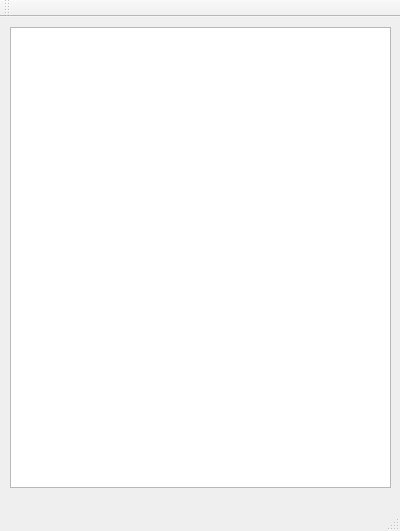
<?xml version="1.0" encoding="UTF-8"?>
<ui version="4.0">
 <class>MainWindow</class>
 <widget class="QMainWindow" name="MainWindow">
  <property name="geometry">
   <rect>
    <x>0</x>
    <y>0</y>
    <width>400</width>
    <height>531</height>
   </rect>
  </property>
  <property name="windowTitle">
   <string>MainWindow</string>
  </property>
  <widget class="QWidget" name="centralWidget">
   <widget class="QTreeView" name="treeView">
    <property name="geometry">
     <rect>
      <x>10</x>
      <y>10</y>
      <width>381</width>
      <height>461</height>
     </rect>
    </property>
   </widget>
  </widget>
  <widget class="QMenuBar" name="menuBar">
   <property name="geometry">
    <rect>
     <x>0</x>
     <y>0</y>
     <width>400</width>
     <height>24</height>
    </rect>
   </property>
  </widget>
  <widget class="QToolBar" name="mainToolBar">
   <attribute name="toolBarArea">
    <enum>TopToolBarArea</enum>
   </attribute>
   <attribute name="toolBarBreak">
    <bool>false</bool>
   </attribute>
  </widget>
  <widget class="QStatusBar" name="statusBar"/>
 </widget>
 <layoutdefault spacing="6" margin="11"/>
 <resources/>
 <connections/>
</ui>
